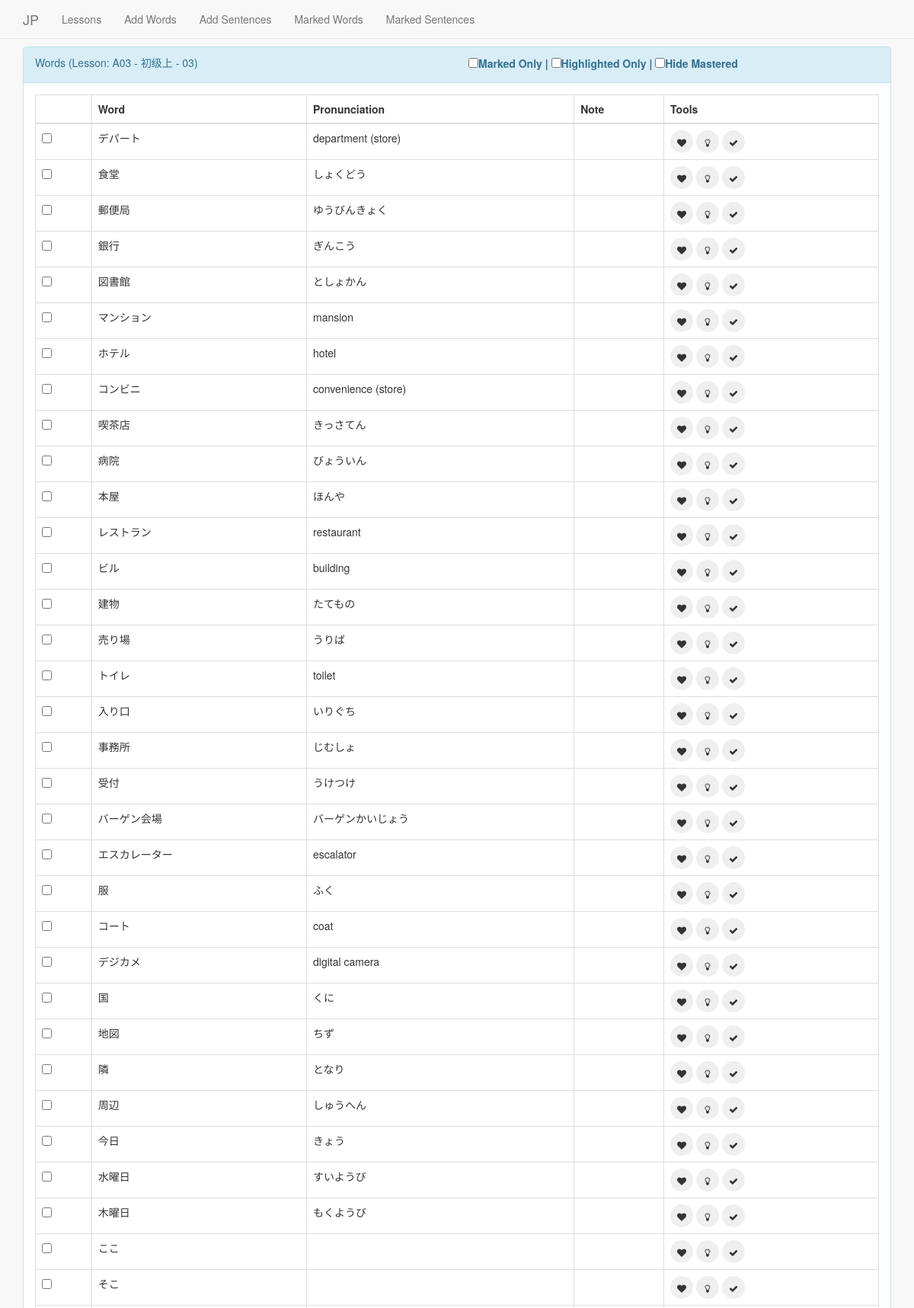
The page /lessons/14/words/ (upper part) on the database as committed earlier.
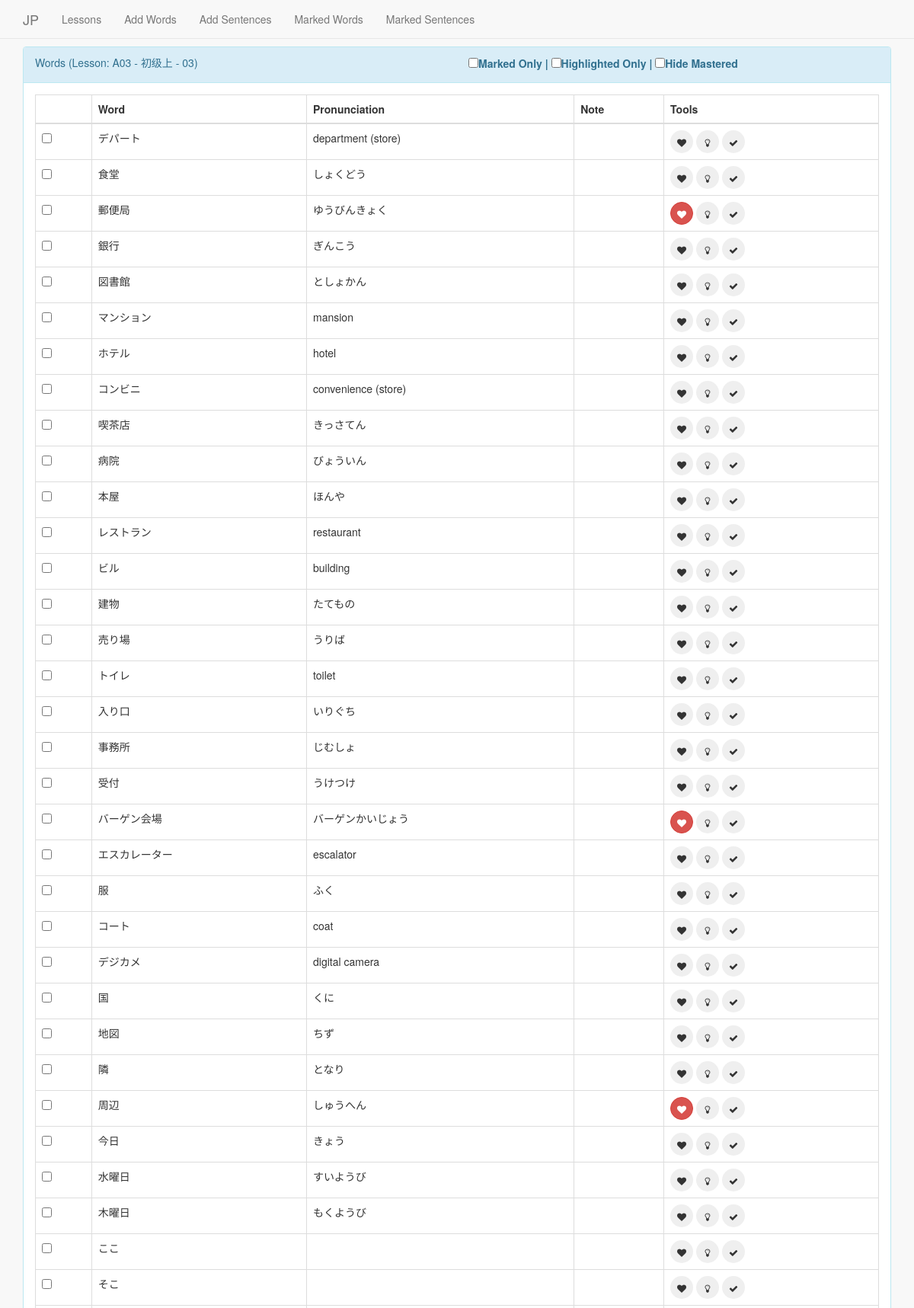
The same page on the database as committed later.
### notebook/models.py (models this page shows)
class Word(models.Model):
    lesson = models.ForeignKey(Lesson, on_delete=models.CASCADE)
    word = models.CharField(max_length=1000)
    pronunciation = models.CharField(max_length=1000)
    note = models.CharField(max_length=1000)
    marked = models.BooleanField(default=False)
    highlighted = models.BooleanField(default=False)
    mastered = models.BooleanField(default=False)

### notebook/views.py (the view)
# urls.py: url(r'^lessons/([0-9]+)/words/$', views.words, name="words"),
def words(request, index):
    lesson = Lesson.objects.get(pk=int(index))
    title = "Words - "+lesson.name
    words = Word.objects.filter(lesson=lesson)
    return render(request, "notebook/words.html", locals())

### notebook/templates/notebook/words.html (shortened to what this page needs)
{% extends "notebook/layout.html" %}
{% block content %}
    <div class="container">
        <div class="panel panel-info" style="margin-top: 10px;">
            <div class="panel-heading">
                <div class="row">
                    <div class="col-sm-6">Words (Lesson: {{lesson.name}} - {{lesson.note}})</div>
                    <div class="col-sm-6">
                        <input autocomplete="off" onchange="ToggleDisplay()" id="iShowMarked" type="checkbox" /><label for="iShowMarked">Marked Only | </label>
                        <input autocomplete="off " onchange="ToggleDisplay()" id="iShowHighlighted" type="checkbox" /><label for="iShowHighlighted">Highlighted Only | </label>
                        <input autocomplete="off" onchange="ToggleDisplay()" id="iHideMastered" type="checkbox" /><label for="iHideMastered">Hide Mastered</label>
                    </div>
                </div>
            </div>
            <div class="panel-body">
                <table class="table table-bordered">
                    <thead>
                        <tr>
                            <th></th>
                            <th>Word</th>
                            <th>Pronunciation</th>
                            <th>Note</th>
                            <th>Tools</th>
                        </tr>
                    </thead>
                    <tbody id="tbodyWords">
                        {% for word in words %}
                        <tr class="{%if word.marked %}tr-marked{%endif%} {%if word.highlighted %}tr-highlighted{%endif%} {%if word.mastered %}tr-mastered{%endif%}">
                            <td>
                                <input type="checkbox" />
                            </td>
                            <td>{{word.word}}</td>
                            <td>{{word.pronunciation}}</td>
                            <td>{{word.note}}</td>
                            <td>
                                <button
                                    data-id="{{word.id}}"
                                    onclick="toggleMark(this)"
                                    class="word-mark btn btn-circle{% if word.marked %} btn-danger{% endif %}">
                                    <i class="fa fa-heart"></i>
                                </button>
                                <button
                                    data-id="{{word.id}}"
                                    onclick="toggleHighlight(this)"
                                    class="word-highlight btn btn-circle{% if word.highlighted %} btn-warning{% endif %}">
                                    <i class="fa fa-lightbulb-o"></i>
                                </button>
                                <button
                                    data-id="{{word.id}}"
                                    onclick="toggleMastered(this)"
                                    class="word-mastered btn btn-circle{% if word.mastered %} btn-success{% endif %}">
                                    <i class="fa fa-check"></i>
                                </button>
                            </td>
                        </tr>
                        {% endfor %}
                    </tbody>
                </table>
            </div>
        </div>
    </div>
{% endblock %}

Rows that differ between the two databases and show on the page:
changed Word "郵便局": marked False → True (drawn)
changed Word "バーゲン会場": marked False → True (drawn)
changed Word "周辺": marked False → True (drawn)
